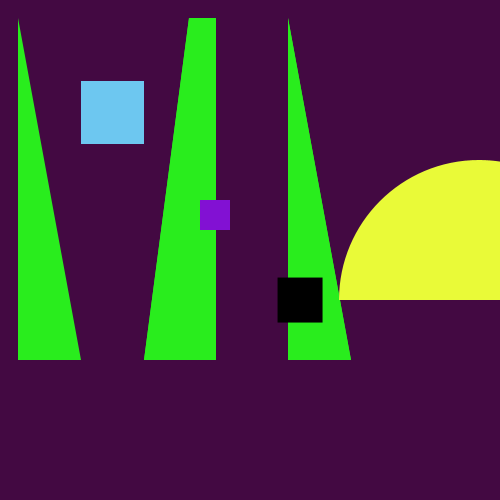
Frame 1 (no input)
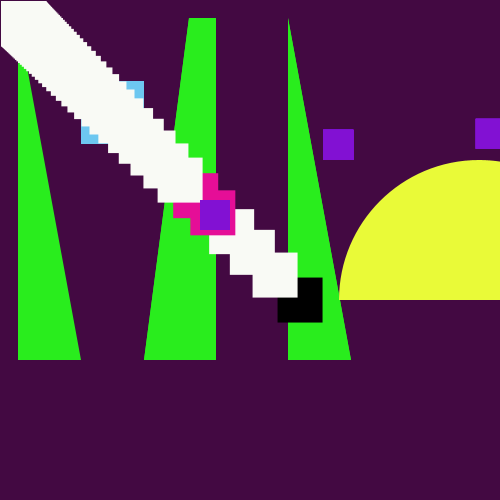
Frame 60 (the mouse pressed at the canvas centre just before this capture)
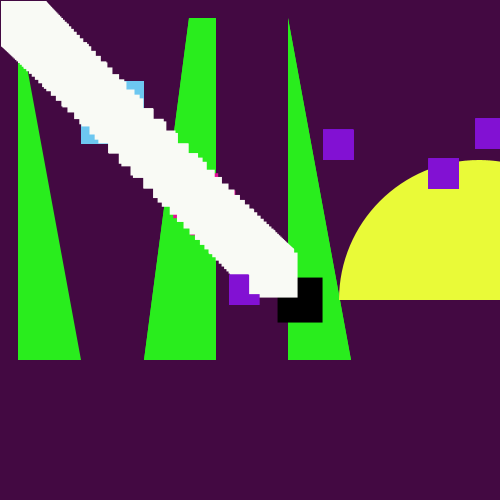
Frame 120 (the mouse held since frame 60 and released just before this capture)

The Processing sketch that drew these frames (run headless with seeded random() and noise(); from frame 60 on, the mouse is pressed at the canvas centre):

// Processing sketch: processing_100772
// ── processing_100772.pde

int timer=0;
float fX=200;
float fY=200;
float eX=220;
float eY=220;
float pX=305;
float pY=305;
float easing =.09;
color pColor=color(#F9FAF5);
 
void setup(){
  size(500, 500);
  frameRate(50);
  background(#430942);
  noStroke();

fill(#29ED1D);
triangle(18, 18, 18, 360, 81, 360);

fill(#6DC7F0);
rect(81, 81, 63, 63);

fill(#29ED1D);
quad(189, 18, 216, 18, 216, 360, 144, 360);

fill(#29ED1D);
triangle(288, 18, 351, 360, 288, 360); 

fill(#29ED1D);
triangle(288, 18, 351, 360, 288, 360); 

fill(#29ED1D);
quad(189, 18, 216, 18, 216, 360, 144, 360);

fill(#E9FA38);
arc(479, 300, 280, 280, PI, TWO_PI);

}
void draw(){
  food();
  player1();
  collisions();
}
void food() {
  //respawn
  timer++;
  if (timer >=28) {
    fX=random(width);
    fY=random(height);
    timer=0;
  }
  fill(#8211D3);
  rect(fX, fY, 30, 30);
}
 
void player1() {
  float targetX=mouseX;
  float targetY=mouseY;
  pX +=(targetX - pX)*easing;
  pY +=(targetY - pY)*easing;
  fill(pColor);
  rect(pX, pY, 45, 45);
}
void collisions() {
  float pDist=dist(pX, pY, fX, fY);
  if (pDist <=25) {
    pColor=color(#E50E97);
  }
  else{
    pColor=color(#F9FAF5);
  }
}
 
void bGround(){
for(int i = 0; i <= width; i += 50){
    for(int j = 0; j <= height; j += 50){
      fill(#9B0566);
      rect(i,j,50,50);
 }
} 
}
